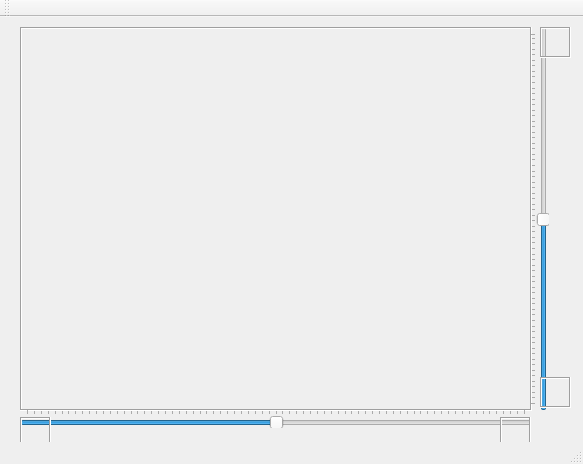
<?xml version="1.0" encoding="UTF-8"?>
<ui version="4.0">
 <class>MainWindow</class>
 <widget class="QMainWindow" name="MainWindow">
  <property name="geometry">
   <rect>
    <x>0</x>
    <y>0</y>
    <width>583</width>
    <height>464</height>
   </rect>
  </property>
  <property name="windowTitle">
   <string>天 池 风 景 照 任 意 变 换</string>
  </property>
  <widget class="QWidget" name="centralWidget">
   <widget class="QLabel" name="viewLabel">
    <property name="geometry">
     <rect>
      <x>20</x>
      <y>10</y>
      <width>512</width>
      <height>384</height>
     </rect>
    </property>
    <property name="frameShape">
     <enum>QFrame::Box</enum>
    </property>
    <property name="frameShadow">
     <enum>QFrame::Sunken</enum>
    </property>
    <property name="text">
     <string/>
    </property>
   </widget>
   <widget class="QSlider" name="scaleVerticalSlider">
    <property name="geometry">
     <rect>
      <x>530</x>
      <y>10</y>
      <width>19</width>
      <height>384</height>
     </rect>
    </property>
    <property name="maximum">
     <number>200</number>
    </property>
    <property name="value">
     <number>100</number>
    </property>
    <property name="orientation">
     <enum>Qt::Vertical</enum>
    </property>
    <property name="tickPosition">
     <enum>QSlider::TicksAbove</enum>
    </property>
    <property name="tickInterval">
     <number>3</number>
    </property>
   </widget>
   <widget class="QSlider" name="rotateHorizontalSlider">
    <property name="geometry">
     <rect>
      <x>20</x>
      <y>392</y>
      <width>512</width>
      <height>19</height>
     </rect>
    </property>
    <property name="maximum">
     <number>720</number>
    </property>
    <property name="value">
     <number>360</number>
    </property>
    <property name="orientation">
     <enum>Qt::Horizontal</enum>
    </property>
    <property name="tickPosition">
     <enum>QSlider::TicksAbove</enum>
    </property>
    <property name="tickInterval">
     <number>10</number>
    </property>
   </widget>
   <widget class="QLabel" name="label">
    <property name="geometry">
     <rect>
      <x>540</x>
      <y>360</y>
      <width>31</width>
      <height>31</height>
     </rect>
    </property>
    <property name="frameShape">
     <enum>QFrame::Box</enum>
    </property>
    <property name="frameShadow">
     <enum>QFrame::Sunken</enum>
    </property>
    <property name="text">
     <string/>
    </property>
    <property name="pixmap">
     <pixmap>zoom－.jpg</pixmap>
    </property>
    <property name="scaledContents">
     <bool>true</bool>
    </property>
    <property name="alignment">
     <set>Qt::AlignCenter</set>
    </property>
   </widget>
   <widget class="QLabel" name="label_2">
    <property name="geometry">
     <rect>
      <x>540</x>
      <y>10</y>
      <width>31</width>
      <height>31</height>
     </rect>
    </property>
    <property name="frameShape">
     <enum>QFrame::Box</enum>
    </property>
    <property name="frameShadow">
     <enum>QFrame::Sunken</enum>
    </property>
    <property name="text">
     <string/>
    </property>
    <property name="pixmap">
     <pixmap>zoom＋.jpg</pixmap>
    </property>
    <property name="scaledContents">
     <bool>true</bool>
    </property>
    <property name="alignment">
     <set>Qt::AlignCenter</set>
    </property>
   </widget>
   <widget class="QLabel" name="label_3">
    <property name="geometry">
     <rect>
      <x>20</x>
      <y>400</y>
      <width>31</width>
      <height>31</height>
     </rect>
    </property>
    <property name="frameShape">
     <enum>QFrame::Box</enum>
    </property>
    <property name="frameShadow">
     <enum>QFrame::Sunken</enum>
    </property>
    <property name="text">
     <string/>
    </property>
    <property name="pixmap">
     <pixmap>rotate＋.jpg</pixmap>
    </property>
    <property name="scaledContents">
     <bool>true</bool>
    </property>
    <property name="alignment">
     <set>Qt::AlignCenter</set>
    </property>
   </widget>
   <widget class="QLabel" name="label_4">
    <property name="geometry">
     <rect>
      <x>500</x>
      <y>400</y>
      <width>31</width>
      <height>31</height>
     </rect>
    </property>
    <property name="frameShape">
     <enum>QFrame::Box</enum>
    </property>
    <property name="frameShadow">
     <enum>QFrame::Sunken</enum>
    </property>
    <property name="text">
     <string/>
    </property>
    <property name="pixmap">
     <pixmap>rotate－.jpg</pixmap>
    </property>
    <property name="scaledContents">
     <bool>true</bool>
    </property>
    <property name="alignment">
     <set>Qt::AlignCenter</set>
    </property>
   </widget>
  </widget>
  <widget class="QMenuBar" name="menuBar">
   <property name="geometry">
    <rect>
     <x>0</x>
     <y>0</y>
     <width>583</width>
     <height>23</height>
    </rect>
   </property>
  </widget>
  <widget class="QToolBar" name="mainToolBar">
   <attribute name="toolBarArea">
    <enum>TopToolBarArea</enum>
   </attribute>
   <attribute name="toolBarBreak">
    <bool>false</bool>
   </attribute>
  </widget>
  <widget class="QStatusBar" name="statusBar"/>
 </widget>
 <layoutdefault spacing="6" margin="11"/>
 <resources/>
 <connections/>
</ui>
